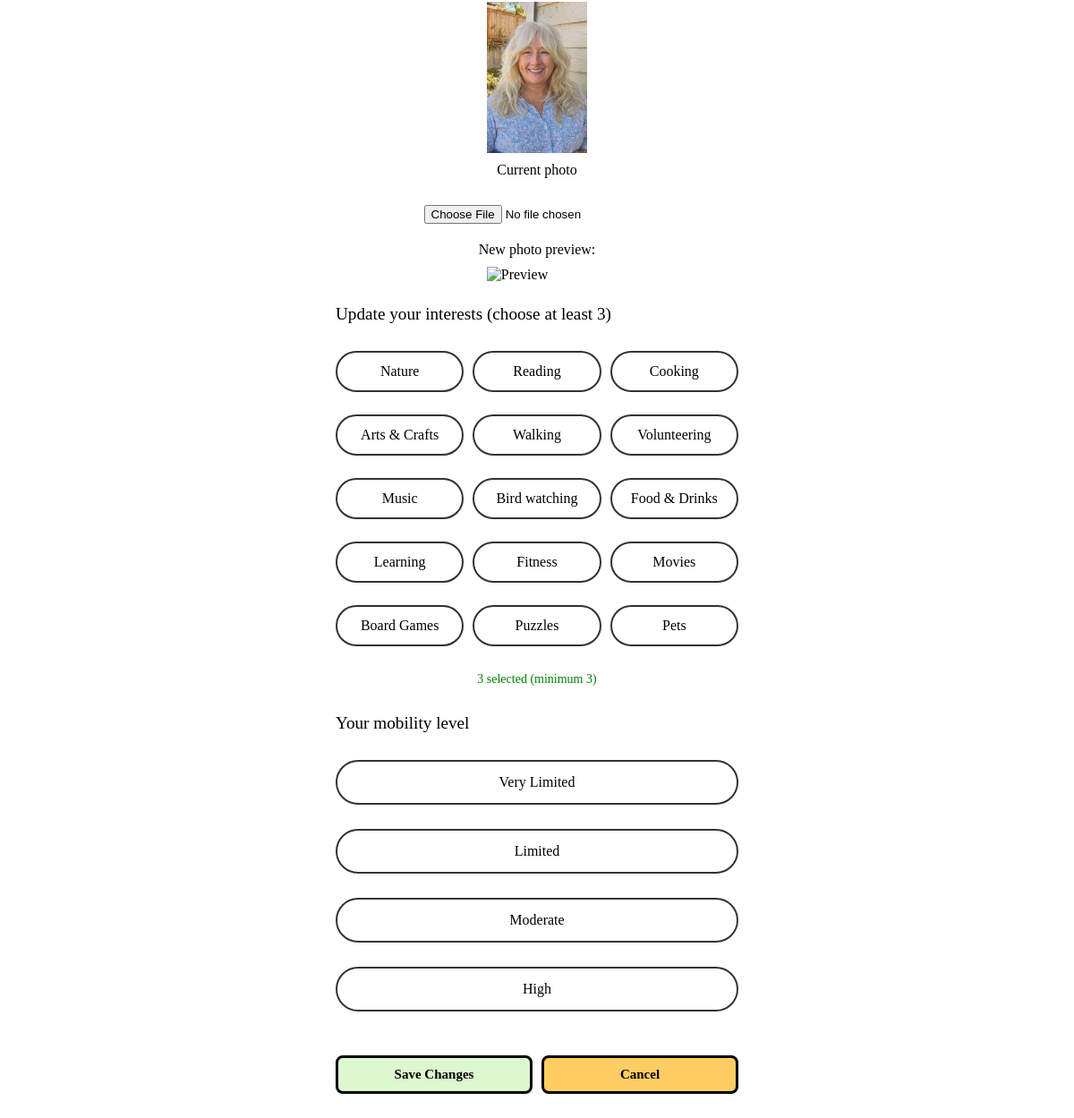
The page /edit_profile (signed in, lower part) on the database as committed earlier.
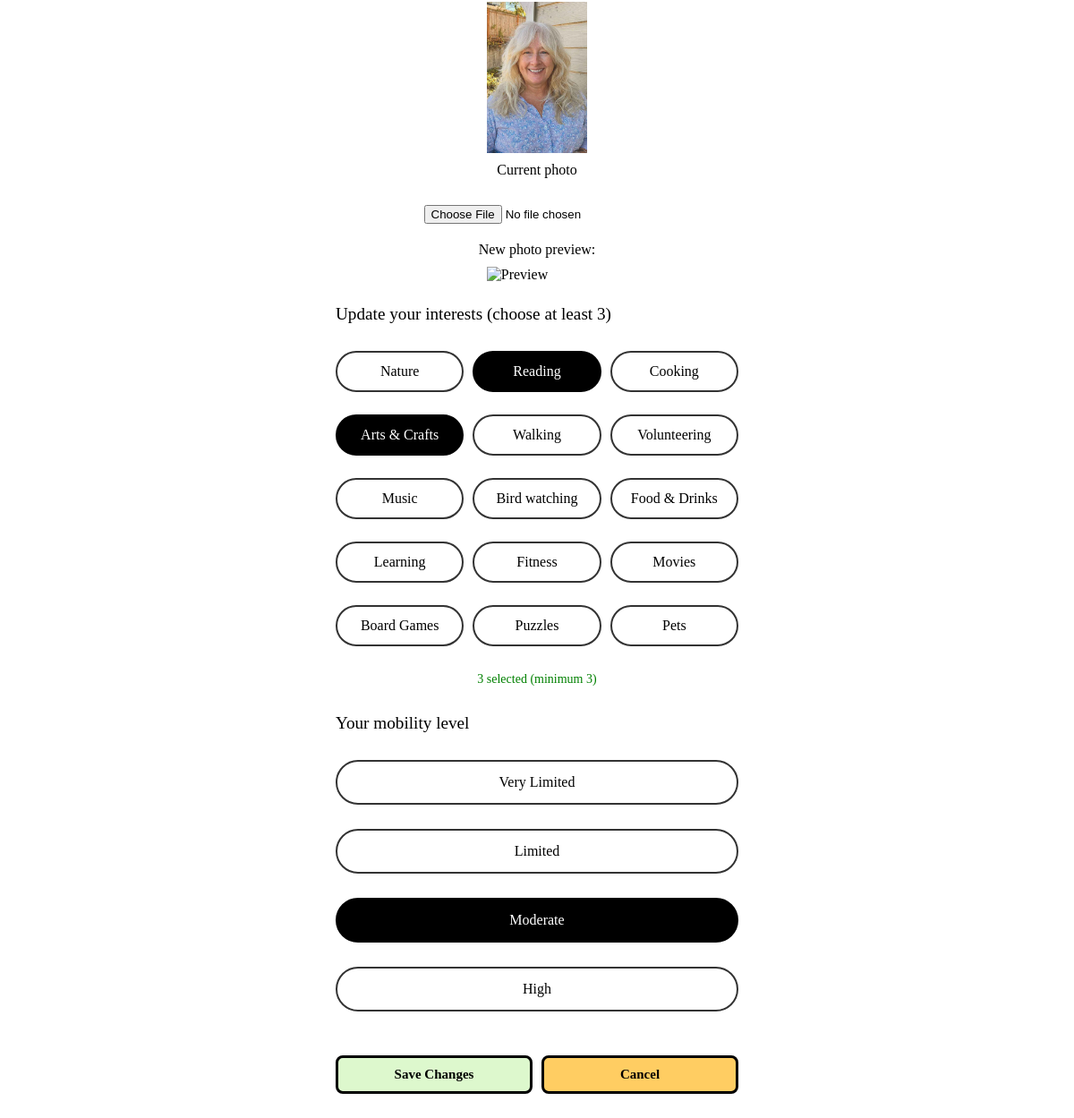
The same page on the database as committed later.
### models.py (models this page shows)
class User(db.Model):
    id = db.Column(db.Integer, primary_key=True)
    name = db.Column(db.String(50), nullable=False)
    email = db.Column(db.String(100), unique=True, nullable = False )
    username = db.Column(db.String(50), unique=True, nullable=False)
    password = db.Column(db.String(100), nullable=False)
    interests = db.Column(db.String, nullable=False)  # comma-separated keywords
    bio = db.Column(db.String, nullable=False)
    profile_pic = db.Column(db.String(120), nullable=True)
    mobility_level = db.Column(db.String(50), nullable=True)

### app.py (the view, shortened to what this page needs)
@app.route('/edit_profile', methods=['GET', 'POST'])
def edit_profile():
    if 'username' not in session:
        return redirect(url_for('login'))
    user = User.query.filter_by(username=session['username']).first()
    return render_template('edit_profile.html', user=user)

### templates/edit_profile.html (shortened to what this page needs)
<!DOCTYPE html>
<html lang="en">
<head>
    <link rel="stylesheet" href="{{ url_for('static', filename='login.css') }}">
    <link rel="stylesheet" href="{{ url_for('static', filename='dashboard.css') }}">
</head>
<body>
    <div class="profile-edit-container" style="max-width: 450px; margin: auto;">
    <form method="POST" action="{{ url_for('edit_profile') }}" enctype="multipart/form-data">
        <div class="form-group">
            <div class="current-profile-pic">
                {% if user.profile_pic %}
                    <img src="{{ url_for('static', filename='profile_pics/' + user.profile_pic) }}" alt="Current profile photo" style='width: 25%; height: auto; display: block; margin:auto;'>
                    <p style="font-size: smaller; margin: 10px; text-align: center;">Current photo</p>
                {% else %}
                    <img src="{{ url_for('static', filename='woman.jpg') }}" alt="Default profile photo" style='width: 25%; height: auto; display: block; margin:auto;'>
                    <p style="font-size: smaller; margin: 10px; text-align: center;">No photo uploaded</p>
                {% endif %}
            </div>
            <input type="file" id="edit-profile-pic" name="profile_pic" accept="image/*" style=" display: block; margin: 20px auto;">
            <div id="edit-image-preview" >
                <p style="font-size: smaller; margin-bottom: 10px; text-align: center;">New photo preview:</p>
                <img id="edit-preview-img" src="" alt="Preview" style='width: 25%; height: auto; font-size: smaller; display: block; margin:auto;' >
            </div>
        </div>
        <div class="form-group">
            <label>Update your interests (choose at least 3)</label>
            <div class="interests-grid">
                <button type="button" class="interest-btn {% if 'Nature' in user.interests %}selected{% endif %}" data-interest="Nature">Nature</button>
                <button type="button" class="interest-btn {% if 'Reading' in user.interests %}selected{% endif %}" data-interest="Reading">Reading</button>
                <button type="button" class="interest-btn {% if 'Cooking' in user.interests %}selected{% endif %}" data-interest="Cooking">Cooking</button>
                <button type="button" class="interest-btn {% if 'Arts & Crafts' in user.interests %}selected{% endif %}" data-interest="Arts & Crafts">Arts & Crafts</button>
                <button type="button" class="interest-btn {% if 'Walking' in user.interests %}selected{% endif %}" data-interest="Walking">Walking</button>
                <button type="button" class="interest-btn {% if 'Volunteering' in user.interests %}selected{% endif %}" data-interest="Volunteering">Volunteering</button>
                <button type="button" class="interest-btn {% if 'Music' in user.interests %}selected{% endif %}" data-interest="Music">Music</button>
                <button type="button" class="interest-btn {% if 'Bird watching' in user.interests %}selected{% endif %}" data-interest="Bird watching">Bird watching</button>
                <button type="button" class="interest-btn {% if 'Food & Drinks' in user.interests %}selected{% endif %}" data-interest="Food & Drinks">Food & Drinks</button>
                <button type="button" class="interest-btn {% if 'Learning' in user.interests %}selected{% endif %}" data-interest="Learning">Learning</button>
                <button type="button" class="interest-btn {% if 'Fitness' in user.interests %}selected{% endif %}" data-interest="Fitness">Fitness</button>
                <button type="button" class="interest-btn {% if 'Movies' in user.interests %}selected{% endif %}" data-interest="Movies">Movies</button>
                <button type="button" class="interest-btn {% if 'Board Games' in user.interests %}selected{% endif %}" data-interest="Board Games">Board Games</button>
                <button type="button" class="interest-btn {% if 'Puzzles' in user.interests %}selected{% endif %}" data-interest="Puzzles">Puzzles</button>
                <button type="button" class="interest-btn {% if 'Pets' in user.interests %}selected{% endif %}" data-interest="Pets">Pets</button>
            </div>
            <p class="interest-count" id="edit-interest-count" style="background-color: white;">0 selected (minimum 3)</p>
        </div>
        <div class="form-group">
            <label>Your mobility level</label>
            <div class="mobility-options">
                <button type="button" class="mobility-btn {% if user.mobility_level == 'Very Limited' %}selected{% endif %}" data-mobility="Very Limited">Very Limited</button>
                <button type="button" class="mobility-btn {% if user.mobility_level == 'Limited' %}selected{% endif %}" data-mobility="Limited">Limited</button>
                <button type="button" class="mobility-btn {% if user.mobility_level == 'Moderate' %}selected{% endif %}" data-mobility="Moderate">Moderate</button>
                <button type="button" class="mobility-btn {% if user.mobility_level == 'High' %}selected{% endif %}" data-mobility="High">High</button>
        </div>
</div>
        <div class="button-group">
            <button type="submit" class="btn-submit">Save Changes</button>
            <a href="{{ url_for('dashboard') }}" class="btn-cancel">Cancel</a>
        </div>
    </form>
</div>
</body>
</html>

### static/login.css (style rules this page uses)
* { margin: 0; padding: 0; box-sizing: border-box; }
body { font-family: 'Georgia'; background: white; min-height: 100vh; }
.form-group { display:flex; flex-direction: column; margin-bottom: 1.5rem; font-size: larger; }
.btn-submit, .btn-cancel { margin-top: 10px; padding:10px; border-radius: 8px; border: solid black; width: 100%; background: #DDF8CD; font-size: 0.9375rem; font-family: 'Georgia'; margin-bottom: 20px; font-weight: 600; }
.btn-cancel { background: #FFCD62; text-decoration: none; color: black; text-align: center; }
.button-group { display: flex; gap: 10px; margin-bottom: 20px; }
.interests-grid { display: grid; grid-template-columns: repeat(3, 1fr); gap: 10px; margin: 15px 0; }
.interest-btn { padding: 12px 20px; font-size: 16px; background: white; border: 2px solid #333; border-radius: 25px; cursor: pointer; transition: all 0.2s ease; font-family: inherit; }
.interest-btn.selected { background: #000; color: white; border-color: #000; }
.interest-count { font-size: 14px; background-color: white; margin-top: 10px; text-align: center; }
.mobility-options { display: flex; flex-direction: column; gap: 12px; margin: 15px 0; }
.mobility-btn { padding: 14px; border: 2px solid #333; background: white; border-radius: 25px; cursor: pointer; transition: all 0.3s; font-family: Georgia, serif; font-size: 16px; text-align: center; }
.mobility-btn.selected { background: #000 ; color: white; border-color: #000; }

### static/dashboard.css (style rules this page uses)
body { font-family: Georgia, serif; margin: 0; background-color: #ffffff; color: #000; }
button { margin-top: 15px; padding: 10px 18px; border-radius: 20px; border: 2px solid black; background: #ffd966; cursor: pointer; font-size: 16px; }
.interest-count { display: inline-block; margin-top: 8px; padding: 6px 12px; border-radius: 20px; background: #eee; font-size: 14px; }

Rows that differ between the two databases and show on the page:
changed User: interests "reading, gardening, knitting" → "Reading, Arts & Crafts, Bird Watching" (drawn); mobility_level "medium" → "Moderate" (drawn)
